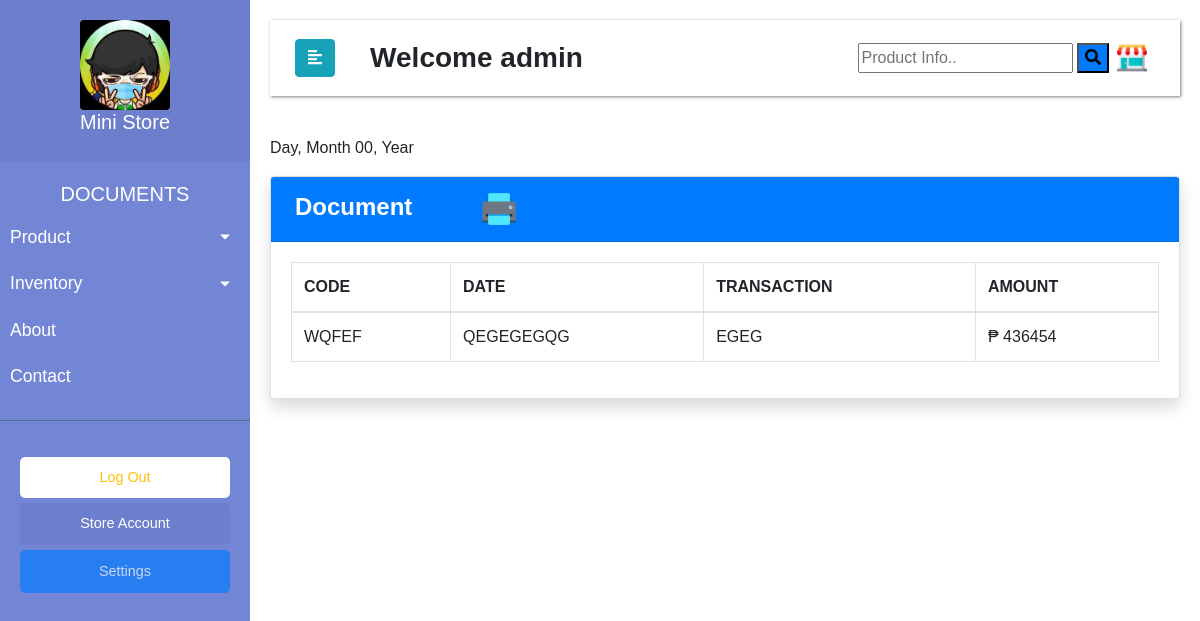
The page /portal/Documents.php (signed in) on the database its author committed.
### tables this page shows
CREATE TABLE `registered` (
  `id` int(250) NOT NULL AUTO_INCREMENT,
  `company_name` varchar(250) NOT NULL,
  `username` varchar(250) NOT NULL,
  `password` varchar(250) NOT NULL,
  `address` varchar(250) NOT NULL,
  `contact` varchar(250) NOT NULL,
  `logo` varchar(250) NOT NULL,
  `type` int(1) NOT NULL,
  PRIMARY KEY (`id`)
);

CREATE TABLE `transaction` (
  `CODE` varchar(250) NOT NULL,
  `DATE` varchar(250) NOT NULL,
  `TRANSACTION` varchar(250) NOT NULL,
  `AMOUNT` int(250) NOT NULL,
  `ID` int(11) NOT NULL AUTO_INCREMENT,
  PRIMARY KEY (`ID`)
);

### portal/Documents.php (the view, shortened to what this page needs)
<?php
 $db = mysqli_connect('localhost', 'root', '', 'final');
$find = "SELECT company_name,logo FROM registered WHERE username = '$_SESSION[username]'";
$result=mysqli_query($db,$find);
		$re=mysqli_fetch_assoc($result);
	 $company_name =$re["company_name"];
 $logo =$re["logo"];
?>
<!DOCTYPE html>
<html>
<head>
    <link rel="stylesheet" href="css/cdn.css">
    <link rel="stylesheet" href="css/style.css">
</head>
<body>
    <div class="wrapper">
        <nav id="sidebar">
            <div class="sidebar-header">
               <a href="index.php">
                <h5 class="text-center"><img class="center rounded"width="90" height="90px" src="../portal/uploads/<?php echo $logo  ?>"/><div><?php echo $company_name  ?></div></h5></a>
            </div>
            <ul class="list-unstyled components">
              <h5 class="text-center">DOCUMENTS</h5>
                <li class="">
                    <a href="#homeSubmenu" data-toggle="collapse" aria-expanded="false" class="dropdown-toggle">Product</a>
                </li>
				 <li>
                    <a href="#pageSubmenu" data-toggle="collapse" aria-expanded="false" class="dropdown-toggle">Inventory</a>
                </li>
                <li>
                    <a href="#">About</a>
                </li>
                <li>
                    <a href="#">Contact</a>
                </li>
            </ul>
            <ul class="list-unstyled CTAs">
                <li>
                    <a href="Documents.php?logout='1'" class="download text-warning">Log Out</a>
                </li>
                <li>
                    <a href="#" class="article">Store Account</a><a type="button" class="btn btn-primary disabled" data-toggle="modal" data-target="#myModal">Settings</a>
                </li>
            </ul>
        </nav>
        <div id="content">
            <nav class="navbar navbar-expand-lg navbar-transparent bg-transparent">
                <div class="container-fluid">
                    <button type="button" id="sidebarCollapse" class="btn btn-info" >
                        <i class="fas fa-align-left"></i>
                    </button>
				<h3 class="m-1 font-weight-bold">&nbsp&nbsp&nbsp&nbspWelcome  <?php echo $_SESSION['username']  ?></h3>
                    <div class="collapse navbar-collapse" id="navbarSupportedContent">
                        <ul class="nav navbar-nav ml-auto">
                           <form class="example" action="/action_page.php" style="margin:auto;max-width:300px">
  <input type="text" placeholder="Product Info.." name="search2">
  <button class="bg-primary" type="submit"><i class="fa fa-search"></i></button>
</form>
                            <li class="nav-item">
                                <a class="nav-link" href="#"><img width="30" height="30px" src="../images/store.png"/></a>
                            </li>
                        </ul>
                    </div>
                </div>
            </nav>
	<p class="bg-primary"><?php include('gettime.php') ?></p>
            <div class="card shadow mb-4">
            <div class="card-header py-2 bg-primary">
              <h4 class="m-1 font-weight-bold text-white">Document&nbsp </a>
<img title="Edit Product" type="button" data-toggle="modal" data-target="#cmyModal" width="40px" height="40px" src="../images/p.png">
			  </h4>
		   </div>
            <div class="card-body">
              <div class="table-responsive">
                <table class="table table-bordered" id="dataTable" width="100%" cellspacing="0">
               <thead>
                   <tr>
                     <th>CODE</th>
                     <th>DATE</th>
                     <th>TRANSACTION</th>
                     <th>AMOUNT </th>
                   </tr>
               </thead>
          <tbody>
<?php
$db = mysqli_connect('localhost', 'root', '', 'final');
    $query = 'SELECT * FROM transaction';
        $result = mysqli_query($db, $query) or die (mysqli_error($db));
            while ($row = mysqli_fetch_assoc($result)) {
                echo '<tr>';
                echo '<td>'. $row['CODE'].'</td>';
                echo '<td>'. $row['DATE'].'</td>';
                echo '<td>'. $row['TRANSACTION'].'</td>';
                echo '<td>'."₱ ". $row['AMOUNT'].'</td>';
                        }
?>
                                </tbody>
                            </table>
                        </div>
                    </div>
                  </div>
</div>
</body>
</html>

### portal/css/style.css (style rules this page uses)
body { font-family: 'Poppins', sans-serif; background: #ffffff; }
p { font-family: 'Poppins', sans-serif; font-size: 1.1em; font-weight: 300; line-height: 1.7em; color: #999; }
a, a:hover, a:focus { color: inherit; text-decoration: none; transition: all 0.3s; }
.navbar { padding: 15px 10px; background: #fff; border: none; border-radius: 0; margin-bottom: 40px; box-shadow: 1px 1px 3px rgba(0, 0, 0, 0.5); }
.wrapper { display: flex; width: 100%; align-items: stretch; }
#sidebar { min-width: 250px; max-width: 250px; background: #7386D5; color: #fff; transition: all 0.9s; }
#sidebar .sidebar-header { padding: 20px; background: #6d7fcc; }
#sidebar ul.components { padding: 20px 0; border-bottom: 1px solid #47748b; }
#sidebar ul li a { padding: 10px; font-size: 1.1em; display: block; }
a[data-toggle="collapse"] { position: relative; }
.dropdown-toggle::after { display: block; position: absolute; top: 50%; right: 20px; transform: translateY(-50%); }
ul.CTAs { padding: 20px; }
ul.CTAs a { text-align: center; font-size: 0.9em !important; display: block; border-radius: 5px; margin-bottom: 5px; }
a.download { background: #fff; color: #7386D5; }
a.article, a.article:hover { background: #6d7fcc !important; color: #fff !important; }
#content { width: 100%; padding: 20px; min-height: 100vh; transition: all 0.3s; }

### rows shown on the page
registered: logo (picture), company_name "Mini Store"
transaction: CODE "WQFEF", DATE "QEGEGEGQG", TRANSACTION "EGEG", AMOUNT "436454"

### other values the page prints
$_SESSION['username'] "admin"
